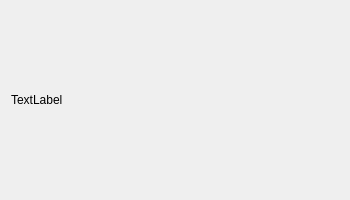
<?xml version="1.0" encoding="UTF-8"?>
<ui version="4.0">
 <class>StatsWindow</class>
 <widget class="QDialog" name="StatsWindow">
  <property name="geometry">
   <rect>
    <x>0</x>
    <y>0</y>
    <width>350</width>
    <height>200</height>
   </rect>
  </property>
  <property name="windowTitle">
   <string>Estatísticas do Mês</string>
  </property>
  <layout class="QGridLayout" name="gridLayout">
   <item row="0" column="0">
    <widget class="QLabel" name="label">
     <property name="text">
      <string>TextLabel</string>
     </property>
    </widget>
   </item>
  </layout>
 </widget>
 <resources/>
 <connections/>
</ui>
